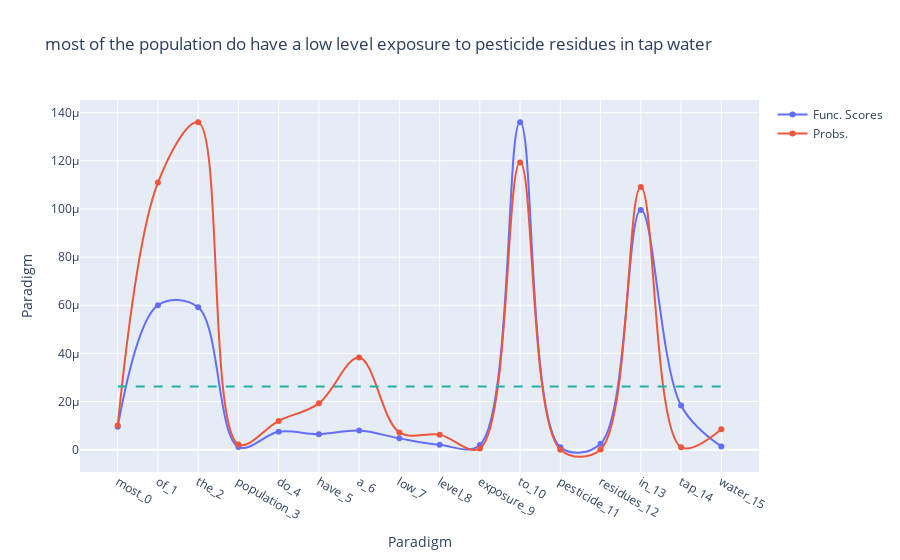

Here is the notebook cell this chart was saved with:
### Code cell
test_sent = random.choice(semiotic.test_sents())
# test_sent = "I have made My Plans, and I must stick: to them!"

text = semiotic(test_sent)

print(text.chain)

print([text.chain.labels[i] for i in text.type_chain.scores_min])

text.type_chain.plot_scores(show_mean=True, show_probs=True)

### Figure 1 — Plotly figure (JSON) as saved in the notebook; plotly's stock layout.template omitted (floating-point values rounded to 4 significant figures)
{"data": [{"line": {"shape": "spline"}, "mode": "lines+markers", "name": "Func. Scores", "type": "scatter", "x": ["most_0", "of_1", "the_2", "population_3", "do_4", "have_5", "a_6", "low_7", "level_8", "exposure_9", "to_10", "pesticide_11", "residues_12", "in_13", "tap_14", "water_15"], "y": [9.548e-06, 6.004e-05, 5.917e-05, 1.096e-06, 7.427e-06, 6.431e-06, 7.929e-06, 4.685e-06, 2.001e-06, 1.949e-06, 0.000136, 1.038e-06, 2.495e-06, 9.956e-05, 1.833e-05, 1.336e-06]}, {"line": {"shape": "spline"}, "mode": "lines+markers", "name": "Probs.", "type": "scatter", "x": ["most_0", "of_1", "the_2", "population_3", "do_4", "have_5", "a_6", "low_7", "level_8", "exposure_9", "to_10", "pesticide_11", "residues_12", "in_13", "tap_14", "water_15"], "y": [9.994e-06, 0.000111, 0.000136, 2.191e-06, 1.194e-05, 1.925e-05, 3.832e-05, 7.166e-06, 6.241e-06, 4.839e-07, 0.0001193, 0, 9.069e-08, 0.0001091, 9.707e-07, 8.497e-06]}], "layout": {"shapes": [{"line": {"color": "LightSeaGreen", "dash": "dash", "width": 2}, "type": "line", "x0": 0, "x1": 15, "y0": 2.619e-05, "y1": 2.619e-05}], "title": {"text": "most of the population do have a low level exposure to pesticide residues in tap water"}, "xaxis": {"title": {"text": "Paradigm"}}, "yaxis": {"title": {"text": "Paradigm"}}}}
